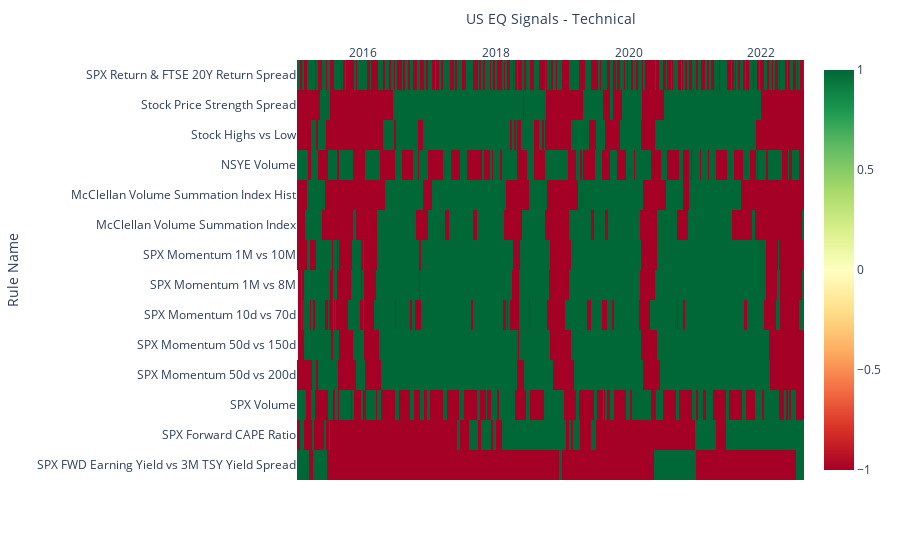

Here is the notebook cell this chart was saved with:
### Code cell
plot(heatmap_technical_df.T, x_title="US EQ Signals - Technical", y_title="Rule Name")

### Figure 1 — Plotly figure (JSON) as saved in the notebook; plotly's stock layout.template omitted (floating-point values rounded to 4 significant figures; data arrays with more than 128 entries replaced by an {"elided": "..."} marker saying what was removed)
{"data": [{"coloraxis": "coloraxis", "hovertemplate": "US EQ Signals - Technical: %{x}<br>Rule Name: %{y}<br>color: %{z}<extra></extra>", "name": "0", "type": "heatmap", "x": {"elided": "2793 str values"}, "xaxis": "x", "y": ["SPX Return & FTSE 20Y Return Spread", "Stock Price Strength Spread", "Stock Highs vs Low", "NSYE Volume", "McClellan Volume Summation Index Hist", "McClellan Volume Summation Index", "SPX Momentum 1M vs 10M", "SPX Momentum 1M vs 8M", "SPX Momentum 10d vs 70d", "SPX Momentum 50d vs 150d", "SPX Momentum 50d vs 200d", "SPX Volume", "SPX Forward CAPE Ratio", "SPX FWD Earning Yield vs 3M TSY Yield Spread"], "yaxis": "y", "z": {"elided": "14x2793 int values"}}], "layout": {"coloraxis": {"colorscale": [[0, "rgb(165,0,38)"], [0.1, "rgb(215,48,39)"], [0.2, "rgb(244,109,67)"], [0.3, "rgb(253,174,97)"], [0.4, "rgb(254,224,139)"], [0.5, "rgb(255,255,191)"], [0.6, "rgb(217,239,139)"], [0.7, "rgb(166,217,106)"], [0.8, "rgb(102,189,99)"], [0.9, "rgb(26,152,80)"], [1, "rgb(0,104,55)"]]}, "margin": {"t": 60}, "xaxis": {"anchor": "y", "constrain": "domain", "domain": [0, 1], "scaleanchor": "y", "side": "top", "title": {"text": "US EQ Signals - Technical"}}, "yaxis": {"anchor": "x", "autorange": "reversed", "constrain": "domain", "domain": [0, 1], "title": {"text": "Rule Name"}}}}
